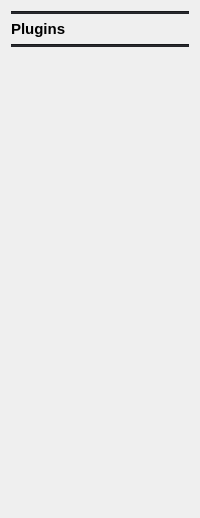
          <widget class="QWidget" name="page_19">
           <layout class="QGridLayout" name="gridLayout_39">
            <item row="0" column="0">
             <widget class="Line" name="line_19">
              <property name="styleSheet">
               <string notr="true">background-color: rgb(35, 36, 40);</string>
              </property>
              <property name="orientation">
               <enum>Qt::Horizontal</enum>
              </property>
             </widget>
            </item>
            <item row="1" column="0">
             <widget class="QLabel" name="label_35">
              <property name="font">
               <font>
                <pointsize>11</pointsize>
                <weight>75</weight>
                <bold>true</bold>
               </font>
              </property>
              <property name="text">
               <string>Plugins</string>
              </property>
             </widget>
            </item>
            <item row="2" column="0">
             <widget class="Line" name="line_20">
              <property name="styleSheet">
               <string notr="true">background-color: rgb(35, 36, 40);</string>
              </property>
              <property name="orientation">
               <enum>Qt::Horizontal</enum>
              </property>
             </widget>
            </item>
            <item row="3" column="0">
             <spacer name="verticalSpacer_21">
              <property name="orientation">
               <enum>Qt::Vertical</enum>
              </property>
              <property name="sizeHint" stdset="0">
               <size>
                <width>20</width>
                <height>460</height>
               </size>
              </property>
             </spacer>
            </item>
           </layout>
          </widget>
